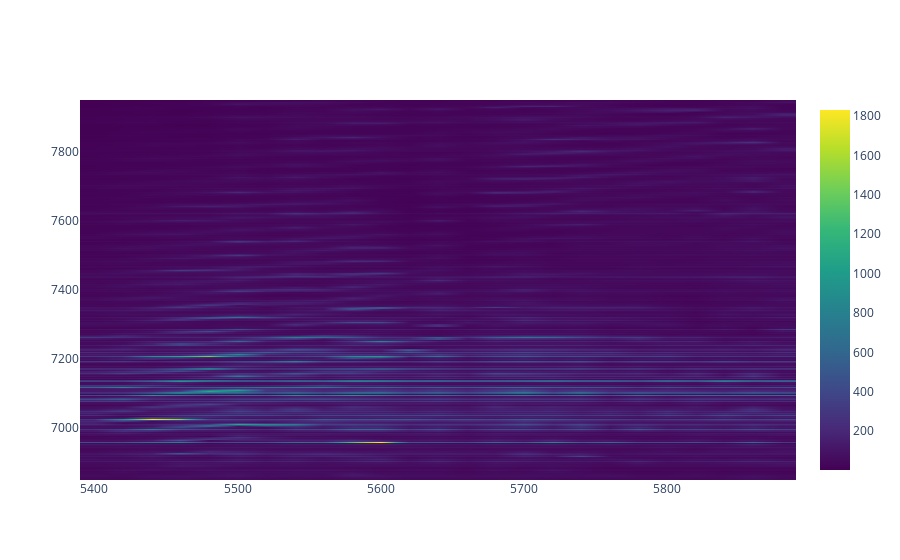

The notebook cell saved with this chart:
### Code cell
from plotly.subplots import make_subplots
import plotly.graph_objects  as go 


#Initialize variables for storage
npoints=1000
mags = np.ndarray((len(lopower_array), npoints))
mags_f_pump = np.ndarray((len(qubitFreq_array),npoints))
vna.start_rf()
vna.set_power(params['vna_power'],overule_power=True)

mags[:] = 0
mags_f_pump[:]=0
phases[:] = 0
fig_f_pump=go.Figure(data=go.Heatmap(z=mags_f_pump.T, x=qubitFreq_array, y=freqs*1e-6, colorscale='Viridis', zsmooth='best')) #zmax=25,  zmin=0

lo.open()
lo.stop_rf()
#lo.set_RF(params['qubitFreqInitial'])
#with twpa:   
#clear_output(wait=True)
vna.reset_average()
#delay = max(delays[idx], 0.3)
sleep(5)
mag, phase =  vna.get_data(meas = meas) #freqs, mag,phase = meas_spectrum(vna, f_c = params['center_freq'], f_span = params['f_span'], power = -50, sleep_t = 0.5, npoints = 1001, data_format = 'MA',meas = meas)
mags_pump0 = mag
lo.close()

try:
    for idx, lo_freq in enumerate(qubitFreq_array): 

        #with twpa:
            # #Update center frequecy of the resonator
            # freqs, mag, phase = meas_spectrum(vna, params['center_freq'] ,f_span=params['span_freq'],power=params['vna_power'], npoints=1001,sleep_t = 5, meas = meas)
            # f_c, Qf, fwhm = Q(freqs,mag, False)
            
            # print('Center frequency: %2.2f Hz'%f_c)
            # print('FWHM: %2.2f kHz'%(fwhm*1e-3))
            # print('Quality Factor: %2.2f'%Qf)

            # freqs, mag, phase = meas_spectrum(vna, 
            #            f_c = f_c, 
            #            f_span= 10e-6, # VNA in unit MHz
            #            power = params['vna_power'],
            #            npoints = 3, 
            #            sleep_t = 3, meas = meas)
            # phase0 = np.mean(phase)
        

        with(lo):
            lo.set_level(-3.5)
            lo.set_RF(lo_freq)
            #with twpa:   
            #sleep(2)
            clear_output(wait=True)
            vna.reset_average()
            #delay = max(delays[idx], 0.3)
            sleep(5)
            mag, phase =  vna.get_data(meas = meas) #freqs, mag,phase = meas_spectrum(vna, f_c = params['center_freq'], f_span = params['f_span'], power = -50, sleep_t = 0.5, npoints = 1001, data_format = 'MA',meas = meas)
            mags_f_pump[idx] = mag#/mags_pump0

        
            # Plot
                #fig = make_subplots(rows=1, cols=2, subplot_titles=("Magnitude","Phase"))
                #fig.add_trace(go.Heatmap(x=lopower_array,y=freqs*1e-6, z=mags.T, colorbar=dict(x=.45,len=1)))
            #fig.add_trace(go.Heatmap(x=lopower_array,y=qubitFreq_array,z=phases, colorbar=dict(x=1,len=1)),row=1,col=2)
                #fig.show()
            fig_f_pump.data[0].z=mags_f_pump.T
            fig_f_pump.show()
            
            #plt.pcolor(lopower_array,qubitFreq_array,mags)
            #plt.show()
    #Z = toComplex(mags,phases)
except KeyboardInterrupt:
    print("Stopped")
finally:
    print('Measurement finished. Stopping the sources.')
    vna.stop_rf()


# filename = params['test_type'] +"_"+params['qubit_name'] + "_" +params['test_date']
# header_str = get_plot_str(params, filename)
# np.savez("./data/"+filename,
#          header = header_str,
#          freqs=qubitFreq_array,
#          axis2 = lopower_array,
#          mags=mags,
#          phases=phases)
# print('file saved as %s'%filename)

### Figure 1 — Plotly figure (JSON) as saved in the notebook; plotly's stock layout.template omitted (floating-point values rounded to 4 significant figures; data arrays with more than 128 entries replaced by an {"elided": "..."} marker saying what was removed)
{"data": [{"colorscale": [[0, "#440154"], [0.1111, "#482878"], [0.2222, "#3e4989"], [0.3333, "#31688e"], [0.4444, "#26828e"], [0.5556, "#1f9e89"], [0.6667, "#35b779"], [0.7778, "#6ece58"], [0.8889, "#b5de2b"], [1, "#fde725"]], "type": "heatmap", "x": [5400, 5420, 5440, 5460, 5480, 5500, 5520, 5540, 5560, 5580, 5600, 5620, 5640, 5660, 5680, 5700, 5720, 5740, 5760, 5780, 5800, 5820, 5840, 5860, 5880], "y": {"elided": "1000 float values"}, "z": {"elided": "1000x25 float values"}, "zsmooth": "best"}], "layout": {}}
